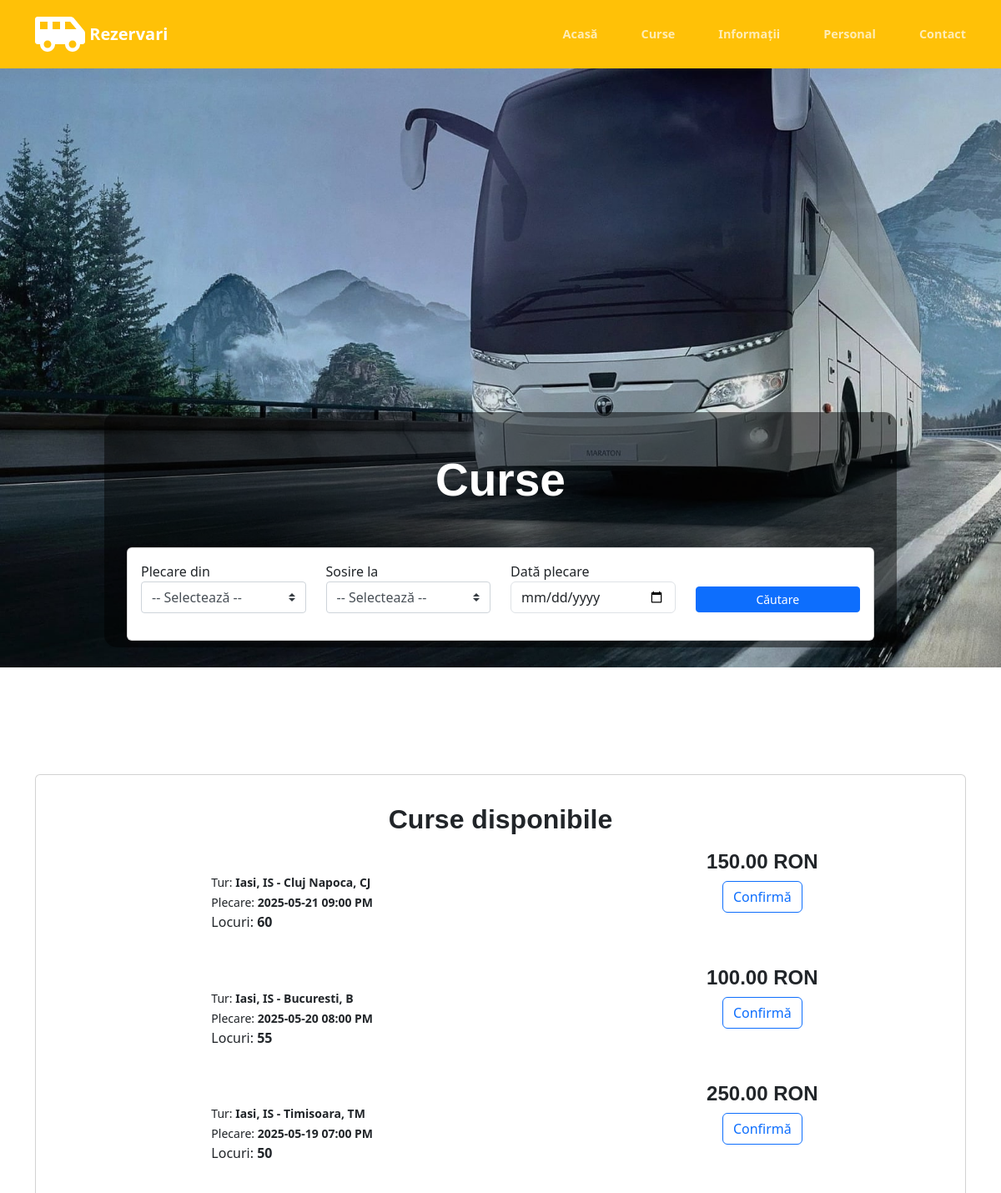
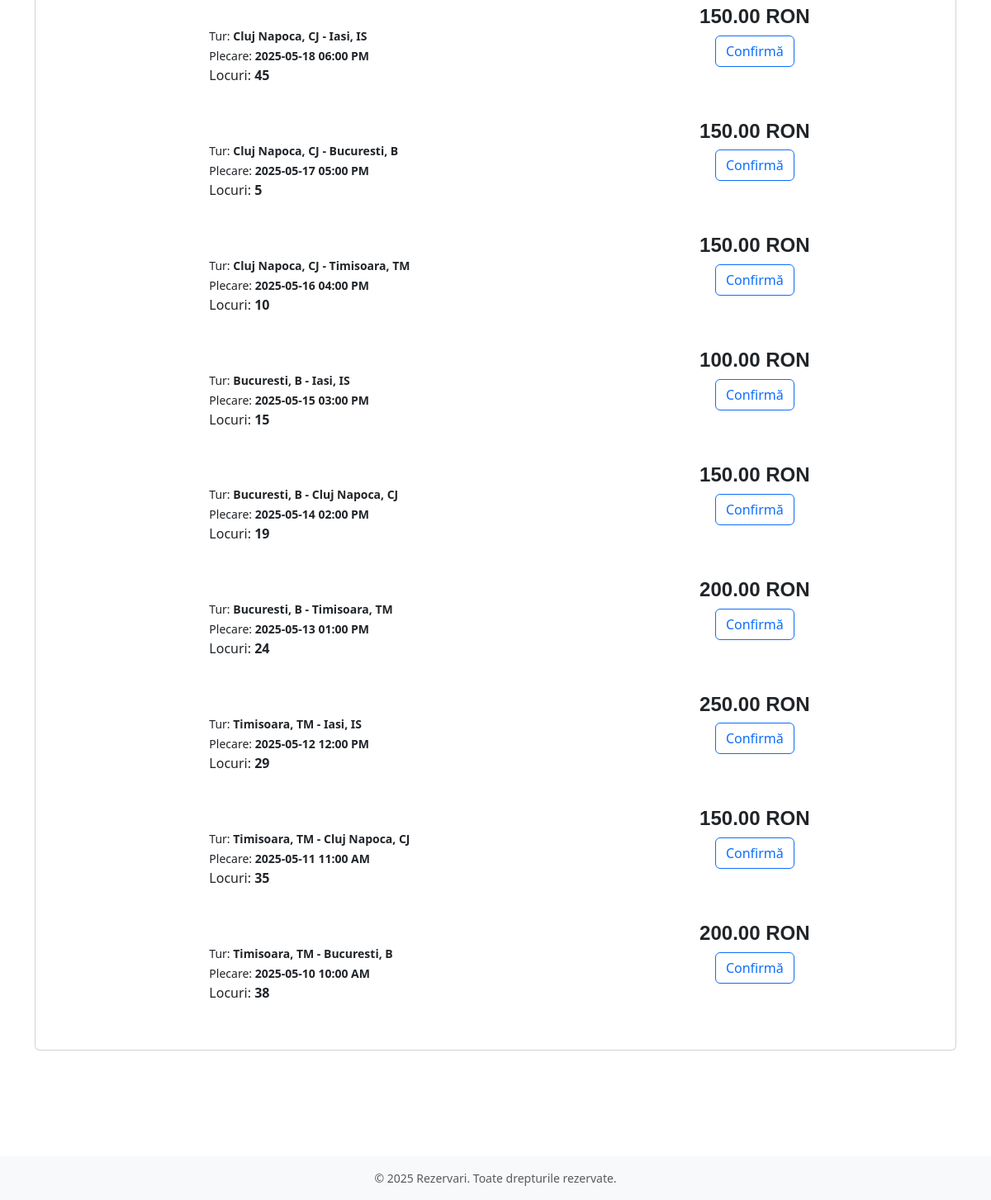
The app's page /index.php?page=curse with its own data (2 pictures, top to bottom).
### tables this page shows
create table cursa (
id bigint auto_increment primary key,
origine_id bigint,
destinatie_id bigint,
program datetime not null,
locuri_disp tinyint not null,
pret decimal(6,2) not null,
constraint fk_origine_id foreign key (origine_id) references oras(id) on delete set null on update cascade,
constraint fk_destinatie_id foreign key (destinatie_id) references oras(id) on delete set null on update cascade
);

### curse.php (the view, shortened to what this page needs)
<?php
include 'home.php';
?>
<section id="tur" class="section-block">
    <div class="container">
        <div class="card">
            <div class="card-body">
                <div class="col-lg-12">
                    <div class="row">
                        <div class="col-md-12 text-center">
                            <h2><strong>Curse disponibile</strong></h2>
                        </div>
                    </div>
                    <?php
                    $lista_orase = $conn->query("SELECT * FROM oras");
                    $city = [];
                    if ($lista_orase->num_rows > 0) {
                        while ($row = $lista_orase->fetch_assoc()) {
                            $city[$row['id']] = $row['denumire'];
                        }
                    }
                    $where = "";
                    $lista_curse = $conn->query("SELECT * FROM cursa $where order by program desc");
                    if ($lista_curse->num_rows > 0):
                        while ($row = $lista_curse->fetch_assoc()):
                            $ocupate = $conn->query("SELECT * FROM rezervare where id_cursa = " . $row['id'])->num_rows;
                            $libere = $row['locuri_disp'] - $ocupate;
                            $plecare = isset($city[$row['origine_id']]) ? $city[$row['origine_id']] : "Necunoscut";
                            $destinatie = isset($city[$row['destinatie_id']]) ? $city[$row['destinatie_id']] : "Necunoscut";
                            ?>
                            <div class="row align-items-center mb-3">
                                <div class="col-md-6">
                                    <p><small>Tur:
                                            <strong><?php echo $plecare . ' - ' . $destinatie; ?></strong></small>
                                    </p>
                                    <p><small>Plecare:
                                            <strong><?php echo date('Y-m-d h:i A', strtotime($row['program'])); ?></strong></small>
                                    </p>
                                    <p>Locuri: <strong class="locuri"
                                            data-id="<?php echo $row['id']; ?>"><?php echo $libere; ?></strong></p>
                                </div>
                                <div class="col-md-3 text-center">
                                    <h4><strong><?php echo number_format($row['pret'], 2); ?> RON</strong></h4>
                                    <button type="button" class="btn btn-outline-primary mb-5 rezervare"
                                        data-id="<?php echo $row['id']; ?>"
                                        data-nume="<?php echo $plecare . ' - ' . $destinatie; ?>"
                                        data-max="<?php echo $libere; ?>">Confirmă</button>
                                </div>
                            </div>
                        <?php endwhile; else: ?>
                        <div class="row align-items-center">
                            <h5 class="text-center"><strong>Nicio cursă disponibilă.</strong></h5>
                        </div>
                    <?php endif; ?>
                </div>
            </div>
        </div>
    </div>
</section>

### index.php (shortened to what this page needs)
<!DOCTYPE html>
<html lang="ro">
<?php
include 'header.php';
?>
<body>
  <nav class="navbar navbar-expand-lg fixed-top py-3 bg-info" id="navCore">
    <div class="container">
      <i class="fa fa-shuttle-van fa-3x"></i>
      <a class="navbar-brand js-scroll-trigger" href="./"><?php echo "&nbsp;" . $_SESSION['config_titlu'] ?></a>
      <div class="collapse navbar-collapse" id="navbarResponsive">
        <ul class="navbar-nav ml-auto my-2 my-lg-0">
          <li class="nav-item"><a class="nav-link js-scroll-trigger" href="index.php?page=home">Acasă</a></li>
          <li class="nav-item"><a class="nav-link js-scroll-trigger" href="index.php?page=curse">Curse</a></li>
          <li class="nav-item"><a class="nav-link js-scroll-trigger" href="index.php?page=info">Informații</a></li>
          <li class="nav-item"><a class="nav-link js-scroll-trigger" href="index.php?page=personal">Personal</a></li>
          <li class="nav-item"><a class="nav-link js-scroll-trigger" href="index.php?page=contact">Contact</a></li>
        </ul>
      </div>
    </div>
  </nav>
  <?php
  $page = isset($_GET['page']) ? $_GET['page'] : "home";
  include $page . '.php';
  ?>
  <footer class="bg-light py-3">
    <div class="container">
      <div class="small text-center text-muted">
        <?php echo "&#169; 2025 " . $_SESSION['config_titlu'] . ". Toate drepturile rezervate."; ?>
      </div>
    </div>
  </footer>
</body>
</html>

### header.php (shortened to what this page needs)
<link href="assets/css/fonts/Merriweather_Sans.css" type="text/css" rel="stylesheet">
<link href="assets/css/fonts/Merriweather.css" type="text/css" rel="stylesheet">
<link href="assets/css/fonts/Roboto_Slab.css" type="text/css" rel="stylesheet">
<link href="assets/css/fonts/Open_Sans.css" type="text/css" rel="stylesheet">
<link href="assets/css/fonts/Nunito_Sans.css" type="text/css" rel="stylesheet">
<link href="assets/css/fonts/Roboto.css" type="text/css" rel="stylesheet">
<link href="assets/css/font-awesome/all.min.css" type="text/css" rel="stylesheet">
<link href="assets/css/bootstrap/bootstrap.min.css" type="text/css" rel="stylesheet">
<link href="css/styles.css" type="text/css" rel="stylesheet">
<link href="css/bootstrap.css" type="text/css" rel="stylesheet">

### home.php (shortened to what this page needs)
<header class="banner">
    <div class="container h-100">
        <div class="row h-100 justify-content-center align-items-center text-center">
            <div class="col-lg-10 align-self-end page-title mb-4">
                <h3 class="text-white">Curse</h3>
                <div class="col-md-12 text-left mb-2 ">
                    <div class="card">
                        <div class="card-body">
                            <form method="POST" action="index.php?page=curse">
                                <div class="row form-group">
                                    <div class="col-sm-3">
                                        <label for="departure_id">Plecare din</label>
                                        <select name="from_id" id="departure_id" class="custom-select">
                                            <option value="select_from">-- Selectează --</option>
                                        </select>
                                    </div>
                                    <div class="col-sm-3">
                                        <label for="arrival_id">Sosire la</label>
                                        <select name="to_id" id="arrival_id" class="custom-select">
                                            <option value="select_to">-- Selectează --</option>
                                        </select>
                                    </div>
                                    <div class="col-sm-3">
                                        <label for="departure_date" class="control-label">Dată plecare</label>
                                        <input type="date" name="departure_date"
                                            class="form-control input-sm datetimepicker2" autocomplete="off"
                                            value="<?php echo isset($departure_date) && !empty($departure_date) ? date("Y-m-d", strtotime($departure_date)) : "" ?>">
                                    </div>
                                    <div class="col-sm-3">
                                        <button type="submit"
                                            class="btn btn-primary btn-sm btn-block no-select">Căutare</button>
                                    </div>
                                </div>
                            </form>
                        </div>
                    </div>
                </div>
            </div>
        </div>
    </div>
</header>

### css/styles.css (style rules this page uses)
*, html, body, div, ul, h1, h2, h3, h4, h5, form, label, input, p { padding: 0; margin: 0; }
body { height: 100vh; }
ul, li { list-style-type: none; }
a { color: #0ba9f9; transition: background-color 0.3s ease, color 0.3s ease; }
h1, h2, h3, h4, h5 { font-family: 'Nunito Sans', sans-serif; font-weight: 600; color:#000000; }
h2 { font-size: 1.25rem; }
h3 { font-size: 1rem; color: #787878; font-weight: 400; line-height: 1.5rem; }
h4 { font-size: 1rem; }
.btn, #navCore .navbar-brand, #navCore .navbar-nav .nav-item .nav-link { font-family: "Merriweather Sans", system-ui, BlinkMacSystemFont, "Segoe UI", Roboto, "Helvetica Neue", Arial, "Noto Sans", sans-serif; }
.btn { display: inline-block; padding: 10px 20px; font-size: 1rem; font-weight: 400; text-align: center; white-space: nowrap; user-select: none; border-radius: 0px; border: 1px solid transparent; cursor: pointer; color: #ffffff; }
.btn-primary { margin-top: 30px; }
.btn-sm { border-radius: 0; }
.navbar { border-radius: 0; margin-bottom: 0; background: #2bb8ff; padding: 21px 0px 0px; }
.navbar-brand, .navbar > .container .navbar-brand { margin-left: 0px; padding: 0px ; margin: 0px; }
.navbar-nav { margin-top: 12px; }
.navbar-nav > li { margin-left: 20px; padding: 14px 0px; }
#navCore { box-shadow: 0 0.5rem 1rem rgba(0, 0, 0, 0.15); background-color: rgba(var(--bs-warning-rgb),var(--bs-bg-opacity)) !important; color: white !important; transition: background-color 0.2s ease; }
#navCore .navbar-brand { color: #212529; font-weight: 700; }
#navCore .navbar-nav .nav-item .nav-link { color: #6c757d; font-size: 0.9rem; padding: 0.75rem 0; font-weight: 700; }
@media screen and (min-width: 992px) { #navCore { background-color: transparent; box-shadow: none; } }
@media screen and (min-width: 992px) { #navCore .navbar-brand, #navCore .navbar-brand:hover { color: #fff; } }
@media screen and (min-width: 992px) { #navCore .navbar-nav .nav-item .nav-link { color: rgba(255, 255, 255, 0.7); padding: 0 1rem; } }
@media screen and (min-width: 992px) { #navCore .navbar-nav .nav-item:last-child .nav-link { padding-right: 0; } }
header.banner { padding: 9rem 0 5rem; }
@media (min-width: 992px) { header.banner { height: 60vh; min-height: 60vh; padding: 4rem 0 0; } }
.section-block { padding: 8rem 0; }
.col-lg-10.align-self-end.mb-4.page-title { background-color: rgba(0, 0, 0, 0.48); border-radius: 15px; }
.text-center h2 { margin: 18px 0; }
.text-center h3 { font-size: 55px; margin: 48px 0; color: #111; font-weight: 800; }
footer { background-color: #f4f4f4; padding-bottom: 20px; }
#tur p { margin: unset; }
input[type="date"] { cursor: pointer; }
header.banner { background: url(../img/bg1.jpg); background-repeat: no-repeat; background-size: cover; height: 100%; }

### records on screen
cursa: origine "Iasi, IS", destinatie "Cluj Napoca, CJ", program "2025-05-21 09:00 PM", locuri_disp "60", pret "150.00"
cursa: origine "Iasi, IS", destinatie "Bucuresti, B", program "2025-05-20 08:00 PM", locuri_disp "55", pret "100.00"
cursa: origine "Iasi, IS", destinatie "Timisoara, TM", program "2025-05-19 07:00 PM", locuri_disp "50", pret "250.00"
cursa: origine "Cluj Napoca, CJ", destinatie "Iasi, IS", program "2025-05-18 06:00 PM", locuri_disp "45", pret "150.00"
cursa: origine "Cluj Napoca, CJ", destinatie "Bucuresti, B", program "2025-05-17 05:00 PM", locuri_disp "5", pret "150.00"
cursa: origine "Cluj Napoca, CJ", destinatie "Timisoara, TM", program "2025-05-16 04:00 PM", locuri_disp "10", pret "150.00"
cursa: origine "Bucuresti, B", destinatie "Iasi, IS", program "2025-05-15 03:00 PM", locuri_disp "15", pret "100.00"
cursa: origine "Bucuresti, B", destinatie "Cluj Napoca, CJ", program "2025-05-14 02:00 PM", locuri_disp "19", pret "150.00"
cursa: origine "Bucuresti, B", destinatie "Timisoara, TM", program "2025-05-13 01:00 PM", locuri_disp "24", pret "200.00"
cursa: origine "Timisoara, TM", destinatie "Iasi, IS", program "2025-05-12 12:00 PM", locuri_disp "29", pret "250.00"
cursa: origine "Timisoara, TM", destinatie "Cluj Napoca, CJ", program "2025-05-11 11:00 AM", locuri_disp "35", pret "150.00"
cursa: origine "Timisoara, TM", destinatie "Bucuresti, B", program "2025-05-10 10:00 AM", locuri_disp "38", pret "200.00"

### other values on screen
$_SESSION['config_titlu'] "Rezervari"
